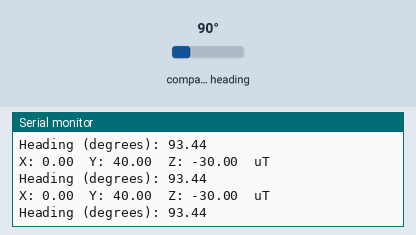
This sketch was run on a simulated Arduino Uno, built with avr-gcc and run on an emulated ATmega328P. Parts: the last lines printed to the serial monitor. The test bench sets the inputs (shaded band); at power-on: compass heading 90°.

Above: at 1.8 s.
1.9 s: compass heading set to 7°
At 2.5 s:
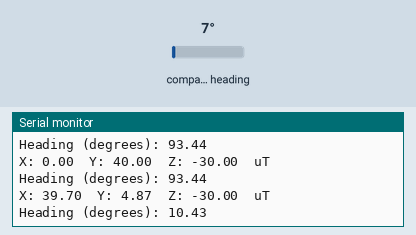
3.4 s: compass heading set to 180°
At 3.51 s:
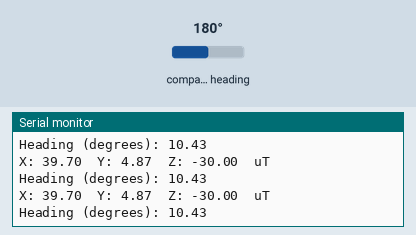
Timing chart, 0 to 6.4 s (numbered marks = the images above; inputs shaded):
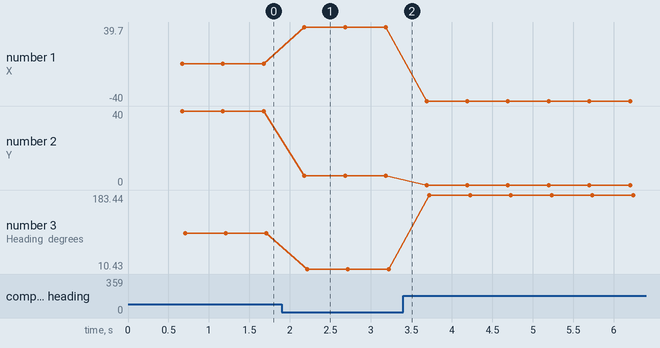

Measured:
- after the input at 1.9 s, the serial monitor: prints a new line after 0.28 s (image 1)
- plotted number 1: 0 → 39.7 after the input at 1.9 s, 39.7 → -40 after the input at 3.4 s
- plotted number 2: 40 → 4.87 after the input at 1.9 s
- plotted number 3: 93.44 → 10.43 after the input at 1.9 s, 10.43 → 183.44 after the input at 3.4 s

The sketch:

sketch_aug24a.ino
```cpp
#include <Wire.h>
#include <Adafruit_Sensor.h>
#include <Adafruit_HMC5883_U.h>

//Asignación de un ID único al sensor
Adafruit_HMC5883_Unified mag = Adafruit_HMC5883_Unified(12345);

void displaySensorDetails(void)
{
  //Datos de la Datasheet
  sensor_t sensor;
  mag.getSensor(&sensor);
  Serial.println("------------------------------------");
  Serial.print  ("Sensor:       "); Serial.println(sensor.name);                              //Nombre del sensor
  Serial.print  ("Driver Ver:   "); Serial.println(sensor.version);                           //Version del Sensor
  Serial.print  ("Unique ID:    "); Serial.println(sensor.sensor_id);                         //ID del sensor
  Serial.print  ("Max Value:    "); Serial.print(sensor.max_value); Serial.println(" uT");    //Rango máximo del Sensor
  Serial.print  ("Min Value:    "); Serial.print(sensor.min_value); Serial.println(" uT");    //Rango mínimo del Sensor
  Serial.print  ("Resolution:   "); Serial.print(sensor.resolution); Serial.println(" uT");   //Resolución del Sensor
  Serial.println("------------------------------------");
  Serial.println("");
  delay(500);
}

void setup(void)
{
  //Inicio del monitor serial
  Serial.begin(9600);
  Serial.println("HMC5883 Magnetometer Test"); Serial.println("");

  //inicialización del sensor
  if(!mag.begin())
  {
    //Si no se detecta el sensor se obtiene el siguiente mensaje
    Serial.println("Ooops, no se ha detectado un sensor HMC5883... Revisa tu conexión");
    while(1);
  }

  //Se muestran los datos del Datasheet del Sensor
  displaySensorDetails();
}

void loop(void)
{
  //Se obtiene un nuevo Evento del sensor
  sensors_event_t event;
  mag.getEvent(&event);

  // Se muetsran los resultados en Micro Tesla (uT)
  Serial.print("X: "); Serial.print(event.magnetic.x); Serial.print("  ");
  Serial.print("Y: "); Serial.print(event.magnetic.y); Serial.print("  ");
  Serial.print("Z: "); Serial.print(event.magnetic.z); Serial.print("  ");Serial.println("uT");

  //Sostén el módulo con Z apuntando hacia arriba de manera que se pueda medir la trayectoria de X y Y
  //Calcula la trayectoria cuando el sensor este nivelado y luego corrige los signos del eje.
  float heading = atan2(event.magnetic.y, event.magnetic.x);

  //Una vez que tengas la trayectoria agrega tu ángulo de declinación, que es el error del sensor en tu ubicación.
  //Si no conoces tu ángulo de declinación puedes encontrarlo aquí: http://www.magnetic-declination.com/
  //Debes convertir el ángulo en radianes para poder colocar el valor en las siguientes líneas.
  //Si no logras encontrar tu ángulo de declinación, comenta las siguientes dos líneas, tu brújula estará ligeramente desviada.
  float declinationAngle = 0.06;
  heading += declinationAngle;

  //Corrige si los signos están invertidos
  if(heading < 0)
    heading += 2*PI;

  //Comprueba si hay wrap debido a la adición de declinación.
  if(heading > 2*PI)
    heading -= 2*PI;

  //Convierta radianes a grados para facilitar la lectura
  float headingDegrees = heading * 180/M_PI;

  Serial.print("Heading (degrees): "); Serial.println(headingDegrees);

  delay(500);
}
```
